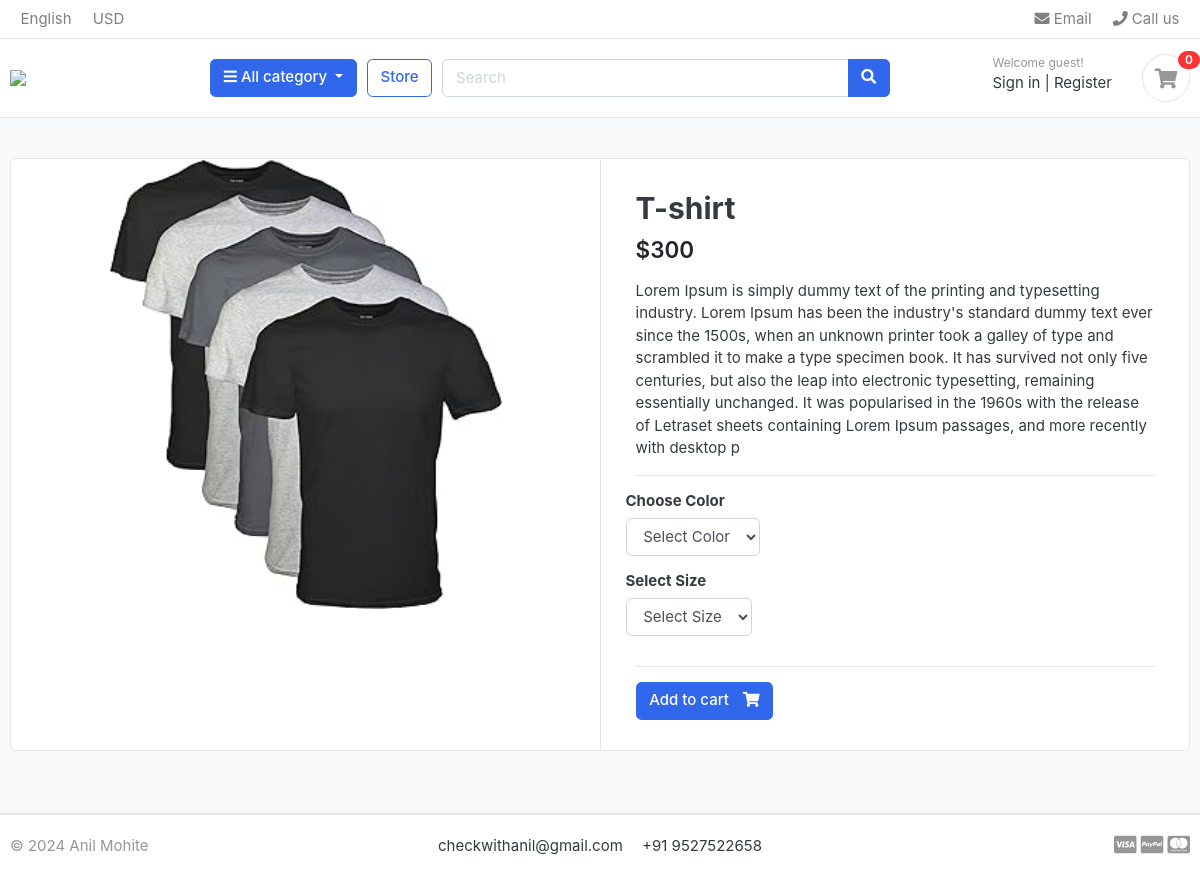
Page /store/category/t-shirts/t-shirt on the committed database.
### store/models.py (models this page shows, shortened)
class Product(models.Model):
    product_name = models.CharField(max_length=200, unique=True)
    slug = models.CharField(max_length=200, unique=True)
    desc = models.TextField(max_length=500, blank=True)
    price = models.IntegerField()
    prod_image = models.ImageField(upload_to='photos/products', blank=True)
    stock = models.IntegerField()
    is_available = models.BooleanField(default=True)
    category = models.ForeignKey(Category, on_delete=models.CASCADE)
    created_date = models.DateTimeField(auto_now_add=True)
    modified_date = models.DateTimeField(auto_now=True)

### store/views.py (the view)
# urls.py: path("category/<slug:category_slug>/<slug:product_slug>", views.product_detail, name="product_detail"),
def product_detail(request,category_slug=None,product_slug=None):
    try:
        single_product = Product.objects.get(category__slug = category_slug, slug = product_slug)
        in_cart = CartItem.objects.filter(cart__cart_id = _cart_id(request), product = single_product).exists()
    except Exception as e:
        raise e
    context = {
        'product' : single_product,
        'in_cart' : in_cart
    }
    return render(request, 'store/product-detail.html', context)

### carts/context_processors.py (called while the page is built)
def cart_counter(request):
    cart_count = 0
    if 'admin' in request.path:
        return {}
    else:
        try:
            cart = Cart.objects.get(cart_id = _cart_id(request))
            cart_items = CartItem.objects.filter(cart = cart)
            for cart_item in cart_items:
                cart_count += cart_item.quantity
        except Cart.DoesNotExist:
            cart_count = 0
    return dict(cart_count = cart_count)

### carts/views.py (called while the page is built)
def _cart_id(request):
    cart = request.session.session_key
    if not cart:
        cart = request.session.create()
    return cart

### category/context_processors.py (called while the page is built)
def cat_menu_links(request):
    links = Category.objects.all()
    return dict(cat_links=links)

### category/models.py (called while the page is built)
    def get_url(self):
        return reverse('products_by_category', args=[self.slug])

### store/models.py (called while the page is built)
    def colors(self):
        return super(VariationManager, self).filter(variation_category = 'color', is_active = True)

    def sizes(self):
        return super(VariationManager, self).filter(variation_category = 'size', is_active = True)

### templates/store/product-detail.html (shortened to what this page needs)
<!DOCTYPE HTML>
<html lang="en">
<head>
	{% extends 'base.html' %}
	{% load static %}
	{% block content %}
	<section class="section-content padding-y bg">
		<div class="container">
			<div class="card">
				<div class="row no-gutters">
					<aside class="col-md-6">
						<article class="gallery-wrap">
							<div class="img-big-wrap">
								<a href="#"><img src="{{product.prod_image.url}}"></a>
							</div>
						</article>
					</aside>
					<main class="col-md-6 border-left">
						<form action="{% url 'add_cart' product.id %}" method="POST">
							<article class="content-body">
								<h2 class="title">{{product.product_name}}</h2>
								<div class="mb-3">
									<var class="price h4">${{product.price}}</var>
								</div>
								<p>{{product.desc}}</p>
								<hr>
								{% if product.variation_set.colors %}
								<div class="row">
									<div class="item-option-select">
										<h6>Choose Color</h6>
										<select name="color" class="form-control">
											<option value="">Select Color</option>
										</select>
									</div>
								</div>
								{% endif %}
								{% if product.variation_set.sizes %}
								<div class="row">
									<div class="item-option-select">
										<h6>Select Size</h6>
										<select name="size" class="form-control">
											<option value="">Select Size</option>
										</select>
									</div>
								</div>
								{% endif %}
								<hr>
								{% if product.stock <= 0 %}
								<h5 class="text-danger"> Out of Stock </h5>
								{% else %}
									<button class="btn btn-primary">
										<span class="text">Add to cart</span> <i class="fas fa-shopping-cart"></i>
									</button>
								{% endif %}
							</article>
						</form>
					</main>
				</div>
			</div>
			<br>
		</div>
	</section>
{% endblock %}

### static/css/ui.css (style rules this page uses)
html { font-family: "Inter", sans-serif; font-size: 15px; }
.content-body { flex: 1 1 auto; padding: 2rem 2.3rem; }
.padding-y { padding-top: 40px; padding-bottom: 40px; }
var { font-style: normal; }
article:after, .form-group:after { display: block; clear: both; content: ""; }
.bg { background-color: #f8f9fa; }
.btn .text + i { margin-left: 10px; }
.price { font-weight: 600; color: #212529; }
.gallery-wrap .img-big-wrap { margin-bottom: 10px; border-radius: 0.37rem; overflow: hidden; background-color: #fff; }
.gallery-wrap .img-big-wrap a { text-align: center; display: block; }
.gallery-wrap .img-big-wrap img { height: 450px; width: auto; display: inline-block; }
.item-option-select { margin-bottom: 1rem; display: inline-block; margin-right: 15px; }

### rows in the picture
Product: prod_image (picture), product_name "T-shirt", price "300", desc "Lorem Ipsum is simply dummy text of the printing and typesetting industry. Lorem Ipsum has been the industry's standard dummy text ever since the 1500s, when an unknown printer took a galley of type and scrambled it to make a type specimen book. It has survived not only five centuries, but also the leap into electronic typesetting, remaining essentially unchanged. It was popularised in the 1960s with the release of Letraset sheets containing Lorem Ipsum passages, and more recently with desktop p"

### other values in the picture
{{ cart_count }} "0"
